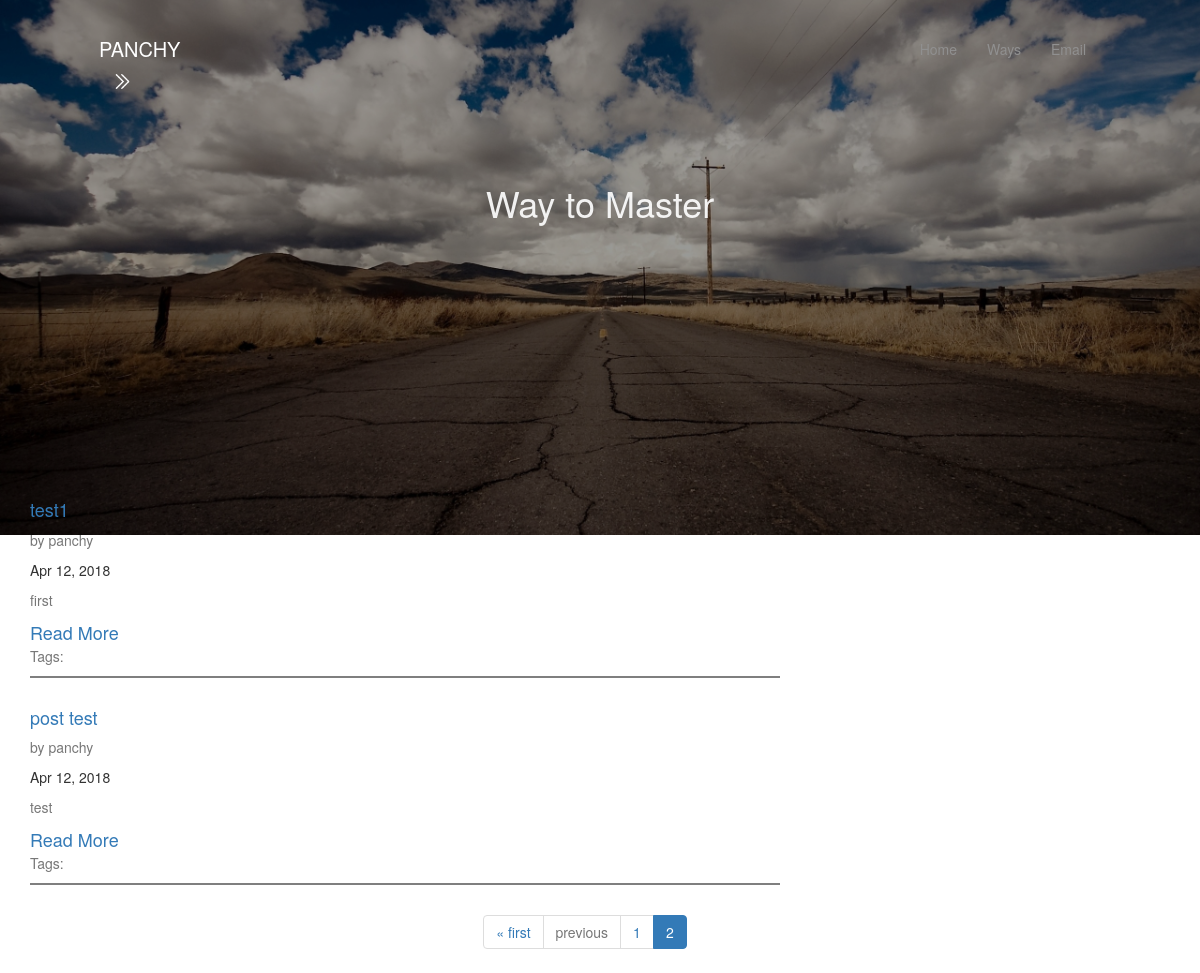
The app's page /index/ways/?page=2 with its own data.
### article/models.py (models this page shows, shortened)
class Article(models.Model):
    User=models.ForeignKey(settings.AUTH_USER_MODEL,default=1)
    Id=models.AutoField(primary_key=True)
    Title=models.CharField(max_length=1000,blank = False)
    Image=models.ImageField(upload_to=upload_location,
                            null=False,
                            blank=False,
                            width_field='width_field',
                            height_field='height_field',)
    height_field=models.IntegerField(default=0)
    width_field=models.IntegerField(default=0)
    Publish=models.BooleanField(default=False)
    Content=models.TextField()
    UpdateTime=models.DateTimeField(auto_now_add=False,auto_now=True)
    Build=models.DateTimeField(auto_now_add=True,auto_now=False)
    Tags = models.ManyToManyField(Tag,through='TagsArticle')
    objects=PostManager()

### article/views.py (the view)
def allArticle(request):
    title='Way to Master'
    limit=7
    if not request.user.is_staff or not request.user.is_superuser:
        quearyset=Article.objects.filter(Publish=True).order_by("-UpdateTime")
    else:
        quearyset=Article.objects.all()
    paginator = Paginator(quearyset, limit) # Show 2 contacts per page
    page = request.GET.get('page')
    try:
        contacts = paginator.page(page)
    except PageNotAnInteger:
        contacts=paginator.page(1)
    except EmptyPage:
        contacts=paginator.page(paginator.num_pages)
    context={
        "title":title,
        "objects_list":contacts,
    }
    return render(request,"article.html",context)

### templates/article.html (shortened to what this page needs)
{%extends 'base.html' %}
{% load tz %}
{% load static %}
{%block css%}
<link rel="stylesheet" type="text/css" href="{% static 'css/article.css' %}">
{%endblock css%}
{%block intro%}
<div class="intro-detail">
    <h1 >{{title}}</h1>
</div>
{%endblock intro%}
{%block body%}
  <div class="container">
    <div class="row">
      {%for obj in objects_list%}
        <div class="col-lg-8">
            <h1 class="news-h1"><a href="{%url "article:detail" pk=obj.Id %}">{{obj.Title}}</a></h1>
            <p class="new-font-color">by {{obj.User}}</p>
            <p>{{obj.UpdateTime|localtime|date:'M d, Y'}}</p>
            <p class="new-font-color content-markdown">{{obj.Content|truncatechars:140}}</p>
            <a class="news-h1" href="{%url "article:detail" pk=obj.Id %}">Read More</a>
  	        <p class="new-font-color">
              Tags:
            <hr style="border-top: 2px solid #00000080;">
        </div>
        {%endfor%}
      </div>
  </div>
<nav aria-label="..." class="pagenav" style="text-align: center;">
  <div class="pagination">
      {% if objects_list.has_previous %}
        <li class="page-item"><a href="?page=1">&laquo; first</a></li>
        <li class="page-item disabled">
          <a class="page-link" href="?page={{ objects_list.previous_page_number }}">previous</a>
        </li>
        <li class="page-item">
            <a href="?page={{ objects_list.previous_page_number }}">{{ objects_list.previous_page_number }}</a>
        </li>
      {% endif %}
      <li class="page-item active">
        <a class="page-link" href="#">{{ objects_list.number }} <span class="sr-only">(current)</span></a>
      </li>
  </div>
</nav>
{%endblock body%}

### static/css/base.css (style rules this page uses)
body, html { height: 100%; margin: 0; }
hr { margin-top: 10px; margin-bottom: 10px; border: 0; border-top: 1px solid #eeeeee2e; }

### static/css/article.css (style rules this page uses)
body, html { height: 100%; margin: 0; }
.intro-detail { color: #ffffffe8; margin-top: 7%; text-align: center; }
.news-h1 { font-size: 18px; }
.new-font-color { color: #777; }

### records on screen
Article: Title "test1", User "panchy", UpdateTime "Apr 12, 2018", Content "first"
Article: Title "post test", User "panchy", UpdateTime "Apr 12, 2018", Content "test"

### other values on screen
{{ title }} "Way to Master"
{{ objects_list.previous_page_number }} "1"
{{ objects_list.number }} "2"
